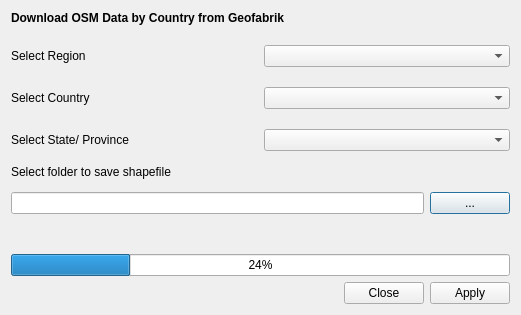
<?xml version="1.0" encoding="UTF-8"?>
<ui version="4.0">
 <class>hcmgis_geofabrik_form</class>
 <widget class="QDialog" name="hcmgis_geofabrik_form">
  <property name="windowModality">
   <enum>Qt::ApplicationModal</enum>
  </property>
  <property name="enabled">
   <bool>true</bool>
  </property>
  <property name="geometry">
   <rect>
    <x>0</x>
    <y>0</y>
    <width>521</width>
    <height>315</height>
   </rect>
  </property>
  <property name="mouseTracking">
   <bool>false</bool>
  </property>
  <property name="windowTitle">
   <string>Download OSM Data by Country</string>
  </property>
  <layout class="QVBoxLayout" name="verticalLayout">
   <item>
    <layout class="QGridLayout" name="gridLayout">
     <property name="verticalSpacing">
      <number>20</number>
     </property>
     <item row="0" column="0" colspan="2">
      <widget class="QLabel" name="label">
       <property name="font">
        <font>
         <weight>75</weight>
         <bold>true</bold>
        </font>
       </property>
       <property name="text">
        <string>Download OSM Data by Country from Geofabrik</string>
       </property>
      </widget>
     </item>
     <item row="6" column="0">
      <widget class="QLabel" name="label_3">
       <property name="text">
        <string>Select Country</string>
       </property>
      </widget>
     </item>
     <item row="3" column="0">
      <widget class="QLabel" name="label_2">
       <property name="text">
        <string>Select Region</string>
       </property>
      </widget>
     </item>
     <item row="3" column="1">
      <widget class="QComboBox" name="cboRegion"/>
     </item>
     <item row="6" column="1">
      <widget class="QComboBox" name="cboCountry"/>
     </item>
     <item row="7" column="0">
      <widget class="QLabel" name="label_4">
       <property name="text">
        <string>Select State/ Province</string>
       </property>
      </widget>
     </item>
     <item row="7" column="1">
      <widget class="QComboBox" name="cboProvince"/>
     </item>
    </layout>
   </item>
   <item>
    <layout class="QGridLayout" name="gridLayout_2">
     <item row="0" column="0" colspan="2">
      <widget class="QLabel" name="Label">
       <property name="text">
        <string>Select folder to save shapefile</string>
       </property>
      </widget>
     </item>
     <item row="1" column="0">
      <widget class="QLineEdit" name="LinOutputFolder">
       <property name="readOnly">
        <bool>true</bool>
       </property>
      </widget>
     </item>
     <item row="1" column="1">
      <widget class="QPushButton" name="BtnOutputFolder">
       <property name="text">
        <string>...</string>
       </property>
      </widget>
     </item>
     <item row="3" column="0" colspan="2">
      <widget class="QProgressBar" name="status">
       <property name="value">
        <number>24</number>
       </property>
      </widget>
     </item>
     <item row="2" column="0" colspan="2">
      <widget class="QLabel" name="LblStatus">
       <property name="text">
        <string/>
       </property>
      </widget>
     </item>
    </layout>
   </item>
   <item>
    <widget class="QDialogButtonBox" name="BtnApplyClose">
     <property name="standardButtons">
      <set>QDialogButtonBox::Apply|QDialogButtonBox::Close</set>
     </property>
    </widget>
   </item>
  </layout>
 </widget>
 <resources/>
 <connections>
  <connection>
   <sender>BtnApplyClose</sender>
   <signal>accepted()</signal>
   <receiver>hcmgis_geofabrik_form</receiver>
   <slot>accept()</slot>
   <hints>
    <hint type="sourcelabel">
     <x>251</x>
     <y>272</y>
    </hint>
    <hint type="destinationlabel">
     <x>169</x>
     <y>143</y>
    </hint>
   </hints>
  </connection>
  <connection>
   <sender>BtnApplyClose</sender>
   <signal>rejected()</signal>
   <receiver>hcmgis_geofabrik_form</receiver>
   <slot>reject()</slot>
   <hints>
    <hint type="sourcelabel">
     <x>251</x>
     <y>272</y>
    </hint>
    <hint type="destinationlabel">
     <x>169</x>
     <y>143</y>
    </hint>
   </hints>
  </connection>
 </connections>
</ui>
